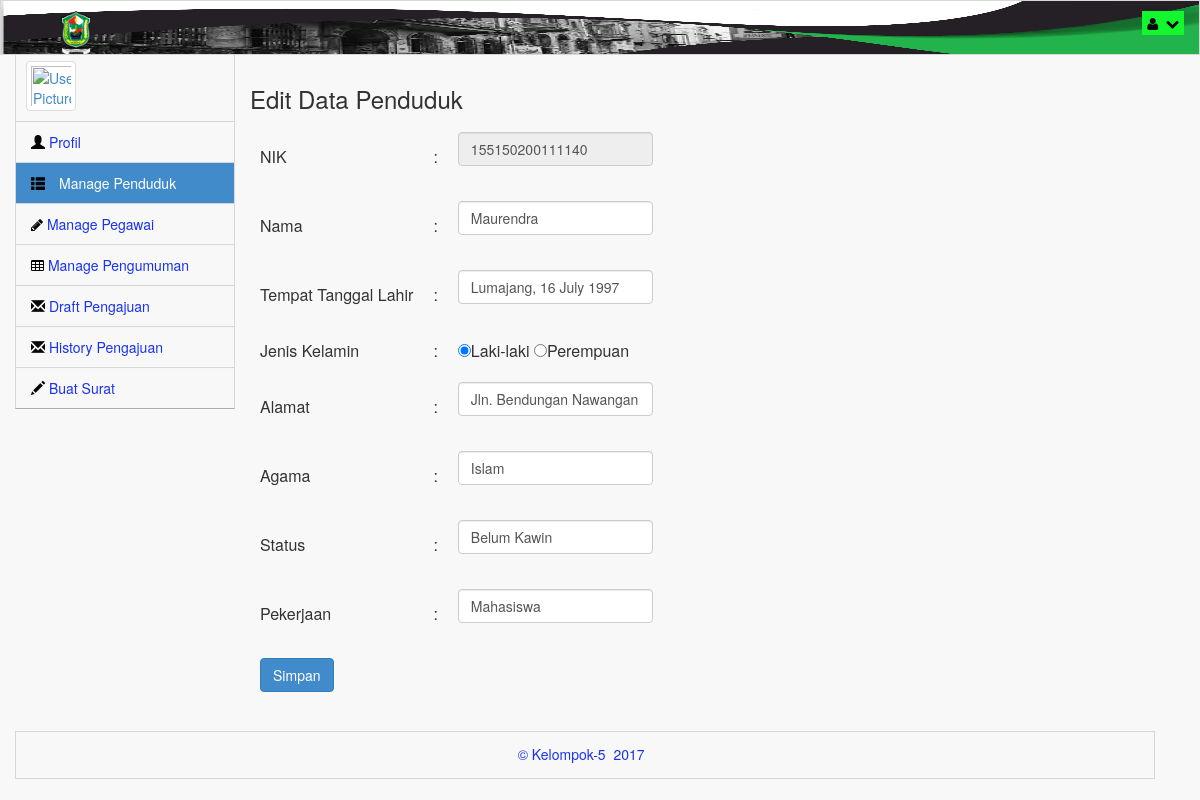
The page /index.php/c_admin/showEditPenduduk/155150200111140 on the database its author committed.
### tables this page shows
CREATE TABLE `data_penduduk` (
  `NIK` varchar(30) NOT NULL,
  `Nama` varchar(50) NOT NULL,
  `TTL` varchar(100) NOT NULL,
  `Jenis_Kelamin` varchar(20) NOT NULL,
  `Alamat` varchar(50) NOT NULL,
  `Agama` varchar(10) NOT NULL,
  `Status` varchar(20) NOT NULL,
  `Pekerjaan` varchar(40) NOT NULL,
  `Status_User` int(5) NOT NULL,
  `foto_profil` varchar(40) NOT NULL
);

### application/controllers/c_admin.php (called while the page is built, shortened)
<?php
class c_admin extends CI_Controller
{
	function __construct(){
		$this->load->library('session');
		$this->load->model('m_user');
		$this->load->model('m_penduduk');
		$this->load->model('m_surat');
		$this->load->model('m_pegawai');
		$this->load->model('m_pengumuman');
		$this->load->model('m_admin');
	}
	public function showEditPenduduk($NIK){
		$data['dataAdmin'] = $this->m_admin->getDataAdmin($this->session->userdata('id'))->row();
		$data['dataPenduduk'] = $this->m_penduduk->getPenduduk($NIK)->row();
		$data['jenis'] = "Edit";
		$data['jenisKlik'] = "penduduk";
		$this->load->view('views_Admin/Tampilan_editPenduduk', $data);
	}
}
?>

### index.php (called while the page is built, shortened)
<?php
require_once BASEPATH.'core/CodeIgniter.php';

### application/models/m_penduduk.php (called while the page is built, shortened)
<?php
class m_penduduk extends CI_Model{
	function getPenduduk($NIK){
		$this->db->where('NIK',$NIK);
		$this->db->select('*');
		$this->db->from('data_penduduk');
		return $this->db->get();
	}
}
?>

### application/views/views_Admin/Tampilan_editPenduduk.php (the view, shortened to what this page needs)
<?php
$NIK="";
$Nama="";
$TTL="";
$Jns_Kelamin="";
$Alamat="";
$Agama="";
$Status="";
$Pekerjaan="";
if ($jenis == "Edit") {
	$NIK = $dataPenduduk->NIK;
	$Nama = $dataPenduduk->Nama;
	$TTL = $dataPenduduk->TTL;
	$Jns_Kelamin = $dataPenduduk->Jenis_Kelamin;
	$Alamat = $dataPenduduk->Alamat;
	$Agama = $dataPenduduk->Agama;
	$Status = $dataPenduduk->Status;
	$Pekerjaan = $dataPenduduk->Pekerjaan;
};
?>
<head>
	<?php include "head_Admin.php"; ?>
</head>
<body class="padTop53 " >
	<?php include "headerNav_Admin.php"; ?>
	<div id="content" style="width: 80%;">
		<div class="panel-body">
			<div class="login-form">
				<form action="<?php if ($jenis == 'Edit') {
					echo site_url('c_admin/editPenduduk');
				}else{
					echo site_url('c_admin/addPenduduk');
				} ;?>" method="post">
				<?php if($jenis == 'Edit') {
					echo "<h3>Edit Data Penduduk</h3>";
				}else {
					echo "<h3>Add Data Penduduk</h3>";
				}?>
					<table cellpadding="10px;">
						<tr>
							<td>NIK</td>
							<td> : </td>
							<td>
								<div class="form-group">
									<input class="form-control" placeholder="NIK" name="nik" value="<?php echo $NIK ; ?>" <?php if ($jenis == "Edit") {
										echo "disabled";
									} ?> autofocus required>
								</div>
							</td>
						</tr>
						<tr>
							<td>Nama</td>
							<td> : </td>
							<td>
								<div class="form-group">
									<input class="form-control"  required placeholder="Nama" name="nama" value="<?php echo $Nama ; ?>" autofocus>
								</div>
							</td>
						</tr>
						<tr>
							<td>Tempat Tanggal Lahir</td>
							<td> : </td>
							<td>
								<div class="form-group">
									<input class="form-control" placeholder="Tempat Tanggal Lahir" name="ttl" value="<?php echo $TTL ; ?>" autofocus required>
								</div>
							</td>
						</tr>
						<tr>
							<td>Jenis Kelamin</td>
							<td> : </td>
							<td>
								<input type="radio" name="jns_klm" value="Laki - Laki" <?php if ($Jns_Kelamin == "Laki - Laki") {
									echo "checked";
								} ?>/>Laki-laki
								<input type="radio" name="jns_klm" value="Perempuan" <?php if ($Jns_Kelamin == "Perempuan") {
									echo "checked";
								} ?>/>Perempuan<br/>
							</td>
						</tr>
						<tr>
							<td>Alamat</td>
							<td> : </td>
							<td>
								<div class="form-group">
									<input class="form-control" placeholder="Alamat" name="alamat" value="<?php echo $Alamat ; ?>" autofocus required>
								</div>
							</td>
						</tr>
						<tr>
							<td>Agama</td>
							<td> : </td>
							<td>
								<div class="form-group">
									<input class="form-control" placeholder="Agama" name="agama" value="<?php echo $Agama ; ?>" autofocus required>
								</div>
							</td>
						</tr>
						<tr>
							<td>Status</td>
							<td> : </td>
							<td>
								<div class="form-group">
									<input class="form-control" placeholder="Status" name="status" value="<?php echo $Status ; ?>" autofocus required>
								</div>
							</td>
						</tr>
						<tr>
							<td>Pekerjaan</td>
							<td> : </td>
							<td>
								<div class="form-group">
									<input class="form-control" placeholder="Pekerjaan" name="pekerjaan" value="<?php echo $Pekerjaan ; ?>" autofocus required>
								</div>
							</td>
						</tr>
							<tr>
								<td><button class="btn btn-primary" name="Aksi" >Simpan</button></td>
							</tr>
						</table>
					</form>
				</div>
			</div>
		</div>
		<?php include "footer_Admin.php"; ?>
	</body>

### asset/css_admin/css/main.css (style rules this page uses)
@media (min-width: 768px) { html, body { height: 100%; } }
body.padTop53 { padding-top: 75px; overflow: visible; }
@media (min-width: 802px) { body.padTop53 { padding-top: 51px; } }
@media (min-width: 768px) { #content { margin-left: 100px; } }
@media (min-width: 992px) { #content { margin-left: 220px; } }
#content { -webkit-transition: margin 0.4s; transition: margin 0.4s; }

### asset/css_admin/css/MoneAdmin.css (style rules this page uses)
body { background-color: #f8f8f8; }

### rows shown on the page
data_penduduk: nik "155150200111140", nama "Maurendra", ttl "Lumajang, 16 July 1997", Jenis_Kelamin "☑", alamat "Jln. Bendungan Nawangan", agama "Islam", status "Belum Kawin", pekerjaan "Mahasiswa"
